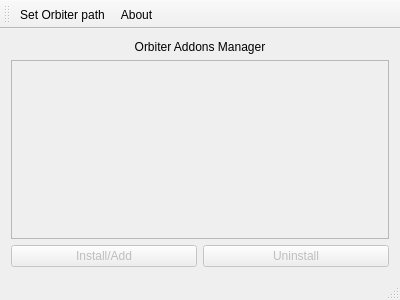
<?xml version="1.0" encoding="UTF-8"?>
<ui version="4.0">
 <class>MainWindow</class>
 <widget class="QMainWindow" name="MainWindow">
  <property name="geometry">
   <rect>
    <x>0</x>
    <y>0</y>
    <width>400</width>
    <height>300</height>
   </rect>
  </property>
  <property name="windowTitle">
   <string>Orbiter Addons Manager</string>
  </property>
  <property name="windowIcon">
   <iconset resource="res.qrc">
    <normaloff>:/res/icon/satellite.ico</normaloff>:/res/icon/satellite.ico</iconset>
  </property>
  <widget class="QWidget" name="centralWidget">
   <layout class="QVBoxLayout" name="verticalLayout">
    <item>
     <widget class="QLabel" name="nameLabel">
      <property name="text">
       <string>Orbiter Addons Manager</string>
      </property>
      <property name="alignment">
       <set>Qt::AlignHCenter|Qt::AlignTop</set>
      </property>
     </widget>
    </item>
    <item>
     <widget class="QListWidget" name="addonsList">
      <property name="enabled">
       <bool>false</bool>
      </property>
      <property name="statusTip">
       <string>Installed addons</string>
      </property>
     </widget>
    </item>
    <item>
     <layout class="QHBoxLayout" name="buttonsLayout">
      <item>
       <widget class="QPushButton" name="addButton">
        <property name="enabled">
         <bool>false</bool>
        </property>
        <property name="statusTip">
         <string>Install/Add an addon to database</string>
        </property>
        <property name="text">
         <string>Install/Add</string>
        </property>
       </widget>
      </item>
      <item>
       <widget class="QPushButton" name="uninstallButton">
        <property name="enabled">
         <bool>false</bool>
        </property>
        <property name="statusTip">
         <string>Uninstall the selected addon</string>
        </property>
        <property name="text">
         <string>Uninstall</string>
        </property>
       </widget>
      </item>
     </layout>
    </item>
   </layout>
  </widget>
  <widget class="QToolBar" name="mainToolBar">
   <attribute name="toolBarArea">
    <enum>TopToolBarArea</enum>
   </attribute>
   <attribute name="toolBarBreak">
    <bool>false</bool>
   </attribute>
   <addaction name="actionPath"/>
   <addaction name="actionAbout"/>
  </widget>
  <widget class="QStatusBar" name="statusBar"/>
  <action name="actionPath">
   <property name="text">
    <string>Set Orbiter path</string>
   </property>
   <property name="statusTip">
    <string>Set Orbiter installation directory</string>
   </property>
  </action>
  <action name="actionAbout">
   <property name="text">
    <string>About</string>
   </property>
   <property name="statusTip">
    <string>About Orbiter Addons Manager</string>
   </property>
  </action>
 </widget>
 <layoutdefault spacing="6" margin="11"/>
 <resources>
  <include location="res.qrc"/>
 </resources>
 <connections/>
</ui>
